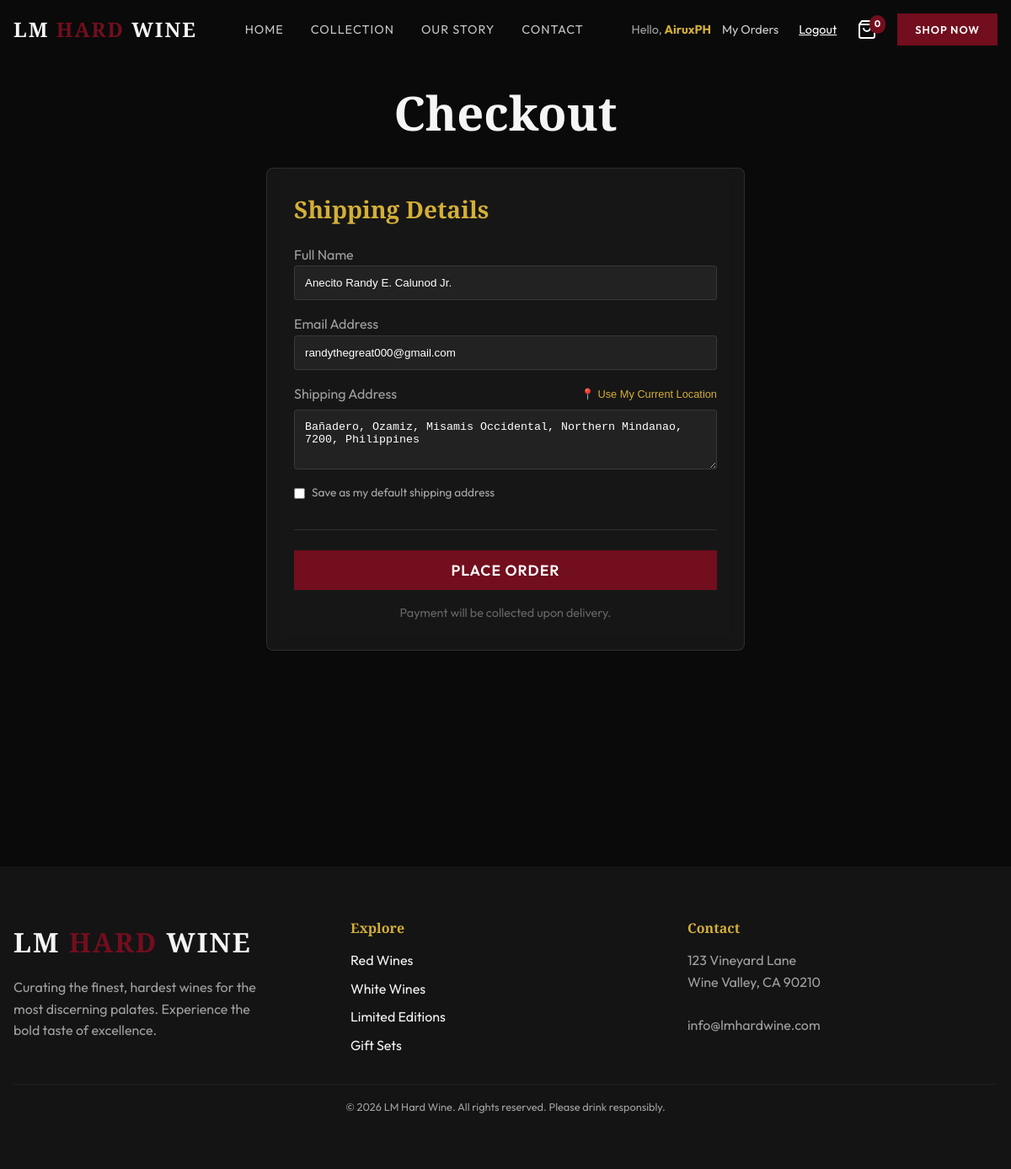
The page /checkout.php (signed in) on the database its author committed.
### tables this page shows
CREATE TABLE `customer_profiles` (
  `id` int(11) NOT NULL,
  `user_id` int(11) NOT NULL,
  `full_name` varchar(100) DEFAULT NULL,
  `phone_number` varchar(20) DEFAULT NULL,
  `default_shipping_address` text DEFAULT NULL
);

CREATE TABLE `users` (
  `id` int(11) NOT NULL,
  `username` varchar(50) NOT NULL,
  `email` varchar(100) NOT NULL,
  `password_hash` varchar(255) NOT NULL,
  `role` enum('customer','seller') NOT NULL DEFAULT 'customer',
  `created_at` timestamp NULL DEFAULT current_timestamp(),
  `updated_at` timestamp NULL DEFAULT current_timestamp() ON UPDATE current_timestamp()
);

### checkout.php (the view, shortened to what this page needs)
<?php
include 'includes/header.php';
include 'includes/db.php';
$pre_name = '';
$pre_email = '';
$pre_address = '';
if (isset($_SESSION['user_id'])) {
    $stmt = $pdo->prepare("SELECT u.email, cp.full_name, cp.default_shipping_address FROM users u LEFT JOIN customer_profiles cp ON u.id = cp.user_id WHERE u.id = ?");
    $stmt->execute([$_SESSION['user_id']]);
    $uData = $stmt->fetch();
    if ($uData) {
        $pre_name = $uData['full_name'] ?? '';
        $pre_email = $uData['email'] ?? '';
        $pre_address = $uData['default_shipping_address'] ?? '';
    }
}
?>
<main style="padding-top: 100px; padding-bottom: var(--spacing-xl);">
    <div class="container" style="max-width: 600px;">
        <h1 class="text-center" style="margin-bottom: 2rem;">Checkout</h1>
        <div class="glass-card">
            <form action="includes/place_order.php" method="POST" id="checkout-form">
                <h3 style="margin-bottom: 1.5rem; color: var(--color-accent);">Shipping Details</h3>
                <div style="display: flex; flex-direction: column; gap: 1rem; margin-bottom: 2rem;">
                    <div>
                        <label style="color: var(--color-text-muted);">Full Name</label>
                        <input type="text" name="customer_name" required
                            value="<?php echo htmlspecialchars($pre_name); ?>"
                            style="width: 100%; background: rgba(255,255,255,0.05); border: 1px solid rgba(255,255,255,0.1); padding: 12px; color: white; border-radius: 4px;">
                    </div>
                    <div>
                        <label style="color: var(--color-text-muted);">Email Address</label>
                        <input type="email" name="customer_email" required
                            value="<?php echo htmlspecialchars($pre_email); ?>"
                            style="width: 100%; background: rgba(255,255,255,0.05); border: 1px solid rgba(255,255,255,0.1); padding: 12px; color: white; border-radius: 4px;">
                    </div>
                    <div style="position: relative;">
                        <div
                            style="display: flex; justify-content: space-between; align-items: center; margin-bottom: 5px;">
                            <label style="color: var(--color-text-muted);">Shipping Address</label>
                            <button type="button" onclick="detectLocation()" id="detect-btn"
                                style="background: none; border: none; color: var(--color-accent); font-size: 0.8rem; cursor: pointer; display: flex; align-items: center; gap: 4px;">
                                <span id="detect-icon">📍</span> <span id="detect-text">Use My Current Location</span>
                            </button>
                        </div>
                        <textarea id="customer_address" name="customer_address" required rows="3"
                            style="width: 100%; background: rgba(255,255,255,0.05); border: 1px solid rgba(255,255,255,0.1); padding: 12px; color: white; border-radius: 4px;"><?php echo htmlspecialchars($pre_address); ?></textarea>
                        <?php if (isset($_SESSION['user_id'])): ?>
                            <div style="margin-top: 10px; display: flex; align-items: center; gap: 8px;">
                                <input type="checkbox" name="save_default_address" id="save_default"
                                    style="cursor: pointer;">
                                <label for="save_default" style="font-size: 0.85rem; color: #aaa; cursor: pointer;">Save as
                                    my
                                    default shipping address</label>
                            </div>
                        <?php endif; ?>
                    </div>
                </div>
                <div style="border-top: 1px solid rgba(255,255,255,0.1); padding-top: 1.5rem;">
                    <button type="submit" class="btn btn-primary"
                        style="width: 100%; border: none; font-size: 1.1rem;">Place Order</button>
                    <p style="text-align: center; margin-top: 1rem; font-size: 0.9rem; color: #666;">Payment will be
                        collected upon delivery.</p>
                </div>
            </form>
        </div>
    </div>
</main>
<?php include 'includes/footer.php'; ?>

### css/style.css (style rules this page uses)
:root { --color-bg-main: #0a0a0a; --color-bg-secondary: #141414; --color-bg-card: rgba(30, 30, 30, 0.6); --color-primary: #720e1e; --color-primary-light: #a52a2a; --color-accent: #d4af37; --color-text-main: #f5f5f5; --color-text-muted: #a0a0a0; --font-heading: 'Playfair Display', serif; --font-body: 'Outfit', sans-serif; --spacing-xs: 0.5rem; --spacing-sm: 1rem; --spacing-md: 2rem; --spacing-lg: 4rem; --spacing-xl: 8rem; --glass-bg: rgba(255, 255, 255, 0.05); --glass-border: 1px solid rgba(255, 255, 255, 0.1); --shadow-main: 0 10px 30px rgba(0, 0, 0, 0.5); --transition-fast: 0.3s ease; }
*, *::before, *::after { box-sizing: border-box; margin: 0; padding: 0; }
html { scroll-behavior: smooth; }
body { background-color: var(--color-bg-main); color: var(--color-text-main); font-family: var(--font-body); line-height: 1.6; overflow-x: hidden; }
h1, h2, h3, h4, h5, h6 { font-family: var(--font-heading); color: var(--color-text-main); margin-bottom: var(--spacing-sm); line-height: 1.2; }
h1 { font-size: 3.5rem; }
h3 { font-size: 1.75rem; }
.container { max-width: 1200px; margin: 0 auto; padding: 0 var(--spacing-sm); }
.text-center { text-align: center; }
.btn { display: inline-block; padding: 12px 32px; background: transparent; border: 1px solid var(--color-accent); color: var(--color-accent); font-family: var(--font-body); font-weight: 600; text-transform: uppercase; letter-spacing: 1px; cursor: pointer; transition: var(--transition-fast); }
.btn-primary { background: var(--color-primary); border-color: var(--color-primary); color: white; }
.glass-card { background: var(--glass-bg); backdrop-filter: blur(10px); border: var(--glass-border); padding: var(--spacing-md); border-radius: 8px; }
:root { --header-height: 80px; }

### rows shown on the page
customer_profiles: customer_name "Anecito Randy E. Calunod Jr.", customer_email "randythegreat000@gmail.com", customer_address "Bañadero, Ozamiz, Misamis Occidental, Northern Mindanao, 7200, Philippines"

### other values the page prints
$_SESSION['username'] "AiruxPH"
